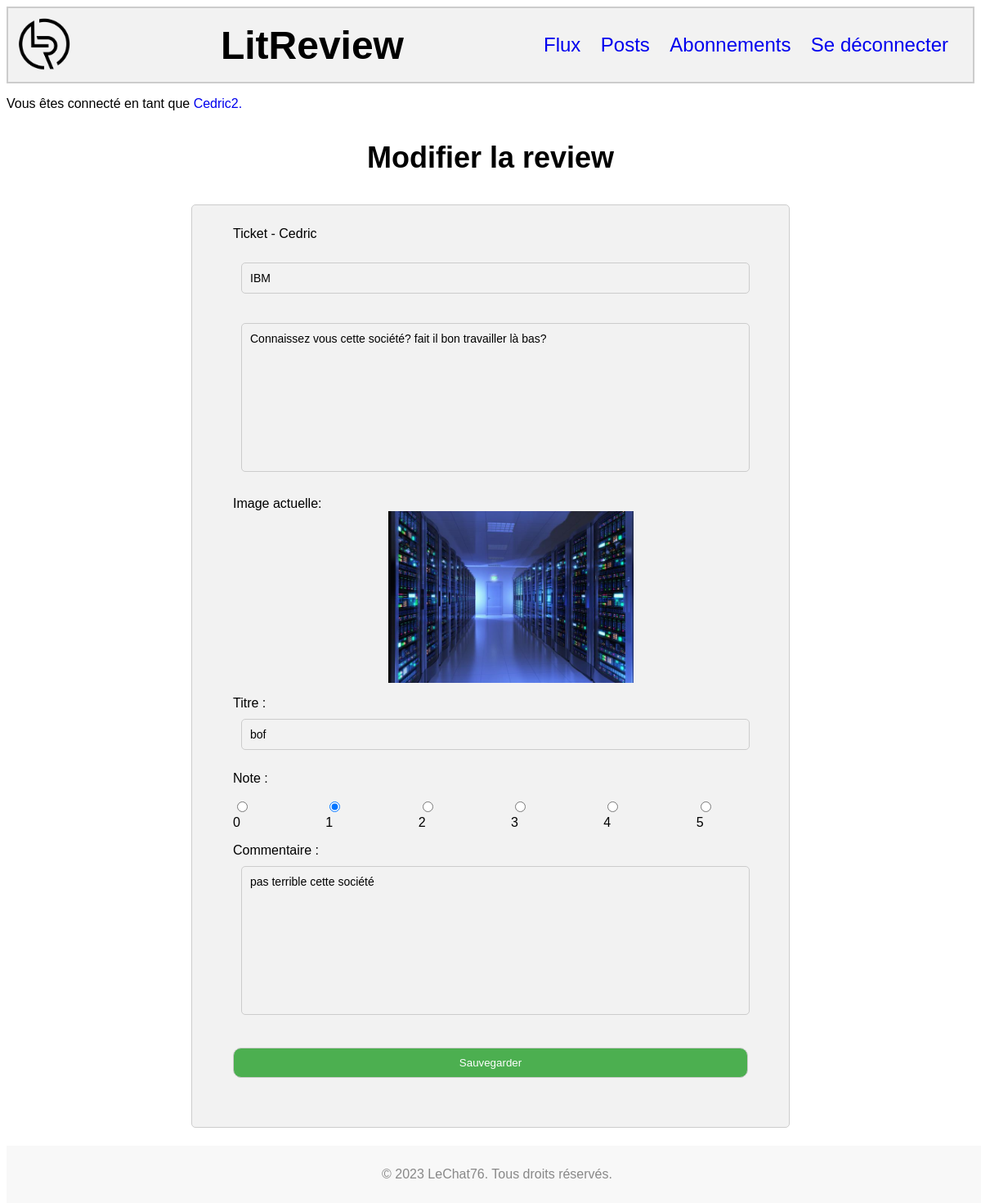
The app's page /review/40/edit/ (signed in) with its own data.
### authentication/models.py (models this page shows)
class User(AbstractUser):
    username = models.CharField(
        max_length = 20,
        unique = True,
    )
    first_name = None
    last_name = None
    email = None

### www/models.py (models this page shows, shortened)
class Ticket(models.Model):
    title = models.CharField(max_length = 128)
    description = models.TextField(
        max_length = 2048,
        blank = True, # description can be empy
    )
    user = models.ForeignKey(
        to=settings.AUTH_USER_MODEL,
        on_delete=models.CASCADE, # CASCADE means delete all objects referenced to this user
    )
    image = models.ImageField(
        null=True, # image may not be filled in
        blank=True,
    )
    time_created = models.DateTimeField(auto_now_add=True)
    IMAGE_MAX_SIZE = (800, 800)

class Review(models.Model):
    ticket = models.ForeignKey(
        to=Ticket,
        on_delete=models.CASCADE, # CASCADE means delete all objects referenced to this ticket
    )
    rating = models.PositiveSmallIntegerField(
        validators=[
            MinValueValidator(0),
            MaxValueValidator(5),],
    )
    headline = models.CharField(max_length=128)
    body = models.TextField(
        max_length=8192,
        blank=True, # body can be empty
    )
    user = models.ForeignKey(
        to=settings.AUTH_USER_MODEL,
        on_delete=models.CASCADE, # CASCADE means delete all objects referenced to this user
    )
    time_created = models.DateTimeField(auto_now_add=True)

### www/views.py (the view, shortened to what this page needs)
# urls.py: path('review/<int:review_id>/edit/', www.views.review_edit, name='review_edit'),
@login_required
def review_edit(request, review_id):
    review = get_object_or_404(Review, id=review_id)
    if request.user != review.user:
        raise PermissionDenied
    else:
        review_form = forms.ReviewForm(instance=review)
        ticket = get_object_or_404(Ticket, id=review.ticket_id)
        edit_form = forms.TicketForm(instance=ticket)
        if ticket.user == review.user:
            same_creator = True
        else:
            same_creator = False
        context = {
            'edit_form': edit_form,
            'review_form': review_form,
            'same_creator': same_creator,
        }
        return render(request, 'www/review_edit.html', context=context)

### www/forms.py
class TicketForm(forms.ModelForm):
    def __init__(self, *args, **kwargs):
        super(TicketForm, self).__init__(*args, **kwargs)
        if self.instance and self.instance.image:
            self.fields['image'].label = ''
    class Meta:
        model = models.Ticket
        fields = [
            'title',
            'description',
            'image'
        ]
        labels = {
            'title': 'Titre',
        }

class ReviewForm(forms.ModelForm):
    rating = forms.ChoiceField(
        choices=[(str(i), str(i)) for i in range(6)],
        widget=forms.RadioSelect(attrs={'class': 'rating-radio'}),
        label='Note'
    )
    class Meta:
        model = models.Review
        fields = [
            'headline',
            'rating',
            'body',
        ]
        labels = {
            'headline':  'Titre',
            'body': 'Commentaire',
        }

### www/templates/www/review_edit.html (shortened to what this page needs)
<!DOCTYPE html>
{% extends 'loggedin.html' %}
{% load static %}
{% block content %}
<link rel="stylesheet" href="{% static 'review.css' %}">
<h3>Modifier la review</h2>
<div id="container-review">
    <form method="post" enctype="multipart/form-data">
        {% if same_creator %}
            {{ edit_form.as_p }}
            {% if edit_form.instance.image %}
                <div class="form-field">
                    <label>Image actuelle:</label>
                    <img src="{{ edit_form.instance.image.url }}" alt="Image actuelle">
                </div>
            {% endif %}
        {% else %}
            <div id="container-ticket-no-same-creator">
                {% if edit_form.instance.user == request.user %}
                    <p><label>Ticket - Vous</label></p>
                {% else %}
                    <p><label>Ticket - {{ edit_form.instance.user|capfirst }}</label></p>
                {% endif %}
                <p><label>{{ edit_form.title }}</label></p>
                {% if edit_form.description %}
                    <p><label>{{ edit_form.description }}</label></p>
                {% endif %}
                {% if edit_form.instance.image %}
                    <div class="form-field">
                        <label>Image actuelle:</label>
                        <img src="{{ edit_form.instance.image.url }}" alt="Image actuelle">
                    </div>
                {% endif %}
            </div>
        {% endif %}
        {% if review_form %}
            <div class="form-field">
                {{ review_form.as_p }}
            </div>
        {% endif %}
        <button type="submit" >Sauvegarder</button>
    </form>
</div>
{% endblock content %}

### templates/loggedin.html (shortened to what this page needs)
{% load static %}
<head>
    <link rel="stylesheet" href="{% static 'loggedin.css' %}">
</head>
<body>
    <div id="header-loggedin">
        <img src="{% static 'images/LITReview_st.png' %}" alt="Logo LitReview" ondragstart="return false;">
        <h1>LitReview</h1>
        <div id="container-loggedin">
            <a href="{% url 'flux' %}" ondragstart="return false;">Flux</a>
            <a href="{% url 'post' %}" ondragstart="return false;">Posts</a>
            <a href="{% url 'subscriptions' %}" ondragstart="return false;">Abonnements</a>
            <a href="{% url 'logout' %}" ondragstart="return false;">Se déconnecter</a>
        </div>
    </div>
    <p>Vous êtes connecté en tant que <a href="{% url 'subscriptions' %}">{{ request.user|capfirst }}.</a></p>
    <div id="footer">
        <p>&copy; 2023 LeChat76. Tous droits réservés.</p>
    </div>
    {% block content %}
    {% endblock content %}
</body>

### static/loggedin.css (style rules this page uses)
#header-loggedin img { height: 70px; margin-right: 10px; }
h1 { margin: 0; font-size: 48px; user-select: none; }
h3 { user-select: none; }
p { user-select: none; }
#footer { position: fixed; bottom: 0; width: 100%; background-color: #f8f8f8; padding: 10px 0; text-align: center; color: #888; }
body { background-image: url("/static/images/LITReview_st_b.png"); background-size: 250px; background-position: center; background-repeat: no-repeat; background-attachment: fixed; padding-bottom: 60px; font-family: Arial, sans-serif; }
a { text-decoration: none; }
#header-loggedin { display: flex; justify-content: space-between; align-items: center; padding: 10px; background-color: #f2f2f2; border: 2px solid #ccc; }
#container-loggedin a { margin-right: 20px; font-size: 24px; user-select: none; }

### static/review.css (style rules this page uses)
input[type="text"], input[type="password"], input[type="submit"], input[type="url"], textarea[name="description"], textarea[name="body"] { text-align : center; margin : 10px; width: 300px; padding: 10px; margin-bottom: 10px; border: 1px solid #ccc; border-radius: 10px; }
#container-review input[type="text"], textarea[name="description"], textarea[name="body"] { width: 600px; text-align : left; background-color: #f2f2f2; border-radius: 5px; font-family: Arial; font-size: 14px; resize: none; }
#container-review { margin : 2%; margin-left : auto; margin-right : auto; width: 680px; background-color: #f2f2f2; border-radius: 5px; padding : 10px 0px 50px 50px; justify-content: space-around; border: 1px solid #ccc; }
#container-review img { width: auto; max-width: 300px; height: auto; display: block; margin: auto; }
#id_rating { display: flex; flex-direction: row; }
#id_rating label { margin-right: 80px; }
#container-review button[type="submit"] { text-align: center; background-color: #4CAF50; color: white; cursor: pointer; margin-top : 10px; width: 630px; padding: 10px; margin-bottom: 10px; border: 1px solid #ccc; border-radius: 10px; }
h3 { display: flex; justify-content: center; font-size : 36px; }
#container-ticket-no-same-creator label, img { border: none; cursor: not-allowed; pointer-events: none; user-select: none; }

### records on screen
User: user "Cedric2"
Ticket: instance.user "Cedric", title "IBM", description "Connaissez vous cette société? fait il bon travailler là bas?", instance.image (picture)
Review: headline "bof", rating "☐ 0 ☑ 1 ☐ 2 ☐ 3 ☐ 4 ☐ 5", body "pas terrible cette société"
